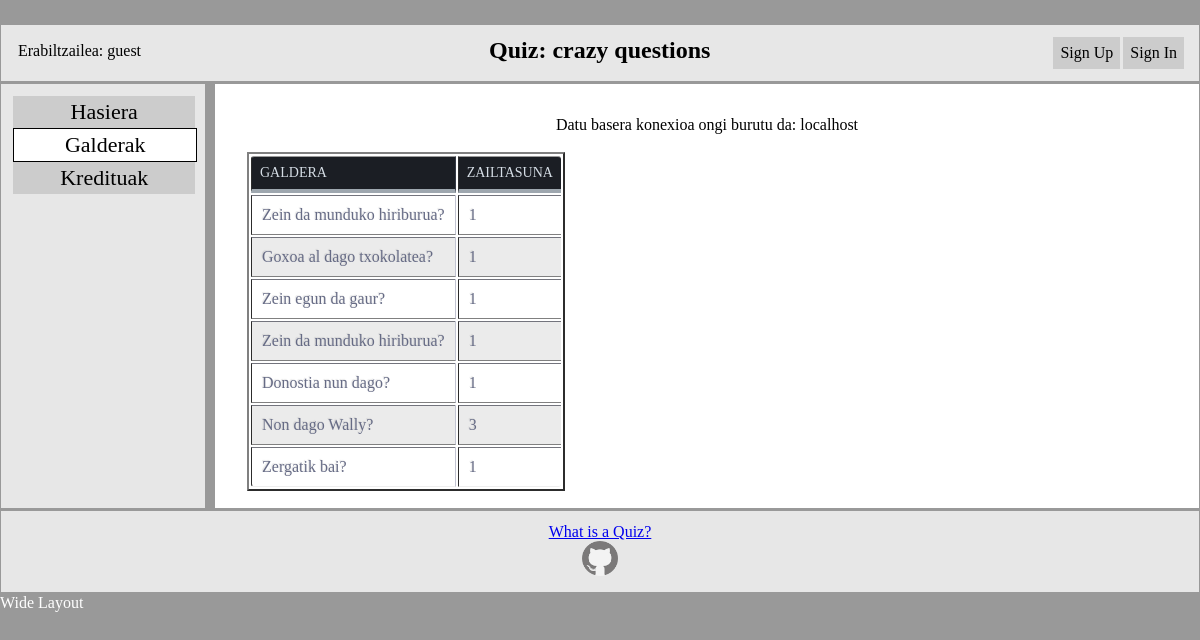
/Quizzes.php, run on the app's committed database.
### tables this page shows
CREATE TABLE `quiz` (
  `galderaZenbakia` int(11) NOT NULL,
  `egilePosta` varchar(255) NOT NULL,
  `galderaTestua` varchar(255) NOT NULL,
  `erantzunTestua` varchar(255) NOT NULL,
  `zailtasuna` set('1','2','3','4','5') DEFAULT NULL,
  `galderaArloa` varchar(255) DEFAULT NULL
);

### Quizzes.php (the view, shortened to what this page needs)
<!DOCTYPE html>
<html>
  <head>
    <link rel='stylesheet' type='text/css' href='stylesPWS/style.css' />
	<link rel='stylesheet'
		   type='text/css'
		   media='only screen and (min-width: 530px) and (min-device-width: 481px)'
		   href='stylesPWS/wide.css' />
	<link rel='stylesheet'
		   type='text/css'
		   media='only screen and (max-width: 480px)'
		   href='stylesPWS/smartphone.css' />
  </head>
  <body>
  <div id='page-wrap'>
	<header class='main' id='h1'>
	<?php
	echo '<div class="botoia-left"> Erabiltzailea: ' . $_SESSION['eposta'] . '</div>';
	?>
	<?php
	if($_SESSION['eposta']=="guest") {
      	echo'<a href="SignIn.php"><div class="botoia-right">Sign In</div></a><a href="signUp.html"><div class="botoia-right">Sign Up</div></a>';
	} else {
		echo '<a href="LogOut.php"><div class="botoia-right">Log Out</div></a>';
	}
    ?>
	<h2>Quiz: crazy questions</h2>
    </header>
	<nav class='main' id='n1' role='navigation'>
		<a href='layout.php'><span>Hasiera</span></a>
		<a href='Quizzes.php'><span class="act-sel">Galderak</span></a>
		<a href='credits.php'><span>Kredituak</span></a>
	</nav>
    <section class="main" id="s1">
	<div>
		<?php
			include 'dbkonexioak/dbOpen.php';
			$sql="SELECT galderaTestua, zailtasuna FROM quiz";
			$emaitza=$db->query($sql);
			if($emaitza){
				echo '<table border=2><tr><th> GALDERA </th><th> ZAILTASUNA </th>';
				while ($lerroa = $emaitza->fetch_array(MYSQLI_BOTH)){
					echo '<tr><td>'.$lerroa['galderaTestua'].'</td><td>'.$lerroa['zailtasuna'].'</td></tr>';
				}
				echo '</table>';
			}else{
				echo("Errore bat egon da galdera gehitzean: ".$db->error);
			}
		?>
	</div>
    </section>
	<footer class='main' id='f1'>
		<p><a href="http://en.wikipedia.org/wiki/Quiz" target="_blank">What is a Quiz?</a></p>
		<a href='https://github.com/berrio86/wsGit16'><img style="width:3%" src="irudiak/github-icon.png"></a>
	</footer>
</div>
</body>
</html>

### dbkonexioak/dbOpen.php (shortened to what this page needs)
<?php
$db = new mysqli(HOST, USER, PASS, DATABASE);
	if($db->connect_error){
		die ("<div class='message'>Datu basera konektatzean akatsa egon da: (".$db->connect_errno.")".$db->connect_error."</div></br>");
	}else{
		echo("<div class='message'>Datu basera konexioa ongi burutu da: ".$db->host_info."</div></br>");
	}
?>

### stylesPWS/style.css (style rules this page uses)
* { margin: 0; padding: 0; }
body { font: 16px Georgia, serif; }
#page-wrap { margin: 2% auto; color: white; }
#page-wrap >.main { border: 1px solid #999; padding: 1%; margin-bottom: 1px; color: black; overflow-y: auto; }
section > div { padding: 20px; }
header { background: #E7E7E7; text-align: center; }
nav { background: #E7E7E7; text-align: center; }
section { background: #FFF; text-align: center; }
footer { background: #E7E7E7; text-align: center; }
nav span { margin: 0px 10px 0px 0px; width: 98%; display: inline-block; font-size:22px; }
th { color:#D5DDE5;; background:#1b1e24; border-bottom:4px solid #9ea7af; border-right: 1px solid #343a45; font-size:14px; font-weight: 100; padding:8px; text-align:left; text-shadow: 0 1px 1px rgba(0, 0, 0, 0.1); vertical-align:middle; }
th:first-child { border-top-left-radius:3px; }
th:last-child { border-top-right-radius:3px; border-right:none; }
tr { border-top: 1px solid #C1C3D1; border-bottom-: 1px solid #C1C3D1; color:#666B85; font-size:12px; font-weight:normal; text-shadow: 0 1px 1px rgba(256, 256, 256, 0.1); }
tr:first-child { border-top:none; }
tr:last-child { border-bottom:none; }
tr:nth-child(odd) td { background:#EBEBEB; }
tr:last-child td:first-child { border-bottom-left-radius:3px; }
tr:last-child td:last-child { border-bottom-right-radius:3px; }
td { background:#FFFFFF; padding:10px; text-align:left; vertical-align:middle; font-weight:300; font-size:16px; text-shadow: -1px -1px 1px rgba(0, 0, 0, 0.1); border-right: 1px solid #C1C3D1; }
td:last-child { border-right: 0px; }
.act-sel { background-color: white; border:solid; border-width: 1px; }
nav span { text-decoration: none; color:black; border: none; border-width: 1px; background: #CCCCCC; padding:3px; }
footer img { opacity:0.5; width:3%; }
.botoia-left { text-align: left; float:left; max-width: 45%; border-style: none; padding: 5px; }
.botoia-right { text-align: right; float:right; max-width: 45%; border-style: none; border-width: 1px; padding: 7px; color: black; background: #CCCCCC; margin-right:3px; }

### stylesPWS/wide.css (style rules this page uses)
body { background: #999; }
#page-wrap:after { content: "Wide Layout"; }
nav { float: left; width: 15%; height: 400px; }
nav span { margin: 0px 20px 0px 0px; }
section { float: right; width: 80%; height: 400px; }
footer { clear: both; display: block; }

### stylesPWS/smartphone.css (style rules this page uses)
body { background: #333; }
#page-wrap:after { content: "Smartphone Layout"; }
body { font-size: xx-large; }
footer, input { font-size: large; }

### data on the page
quiz: galderaTestua "Zein da munduko hiriburua?", zailtasuna "1"
quiz: galderaTestua "Goxoa al dago txokolatea?", zailtasuna "1"
quiz: galderaTestua "Zein egun da gaur?", zailtasuna "1"
quiz: galderaTestua "Zein da munduko hiriburua?", zailtasuna "1"
quiz: galderaTestua "Donostia nun dago?", zailtasuna "1"
quiz: galderaTestua "Non dago Wally?", zailtasuna "3"
quiz: galderaTestua "Zergatik bai?", zailtasuna "1"

### other printed values
$_SESSION['eposta'] "guest"
$db->host_info "localhost"
